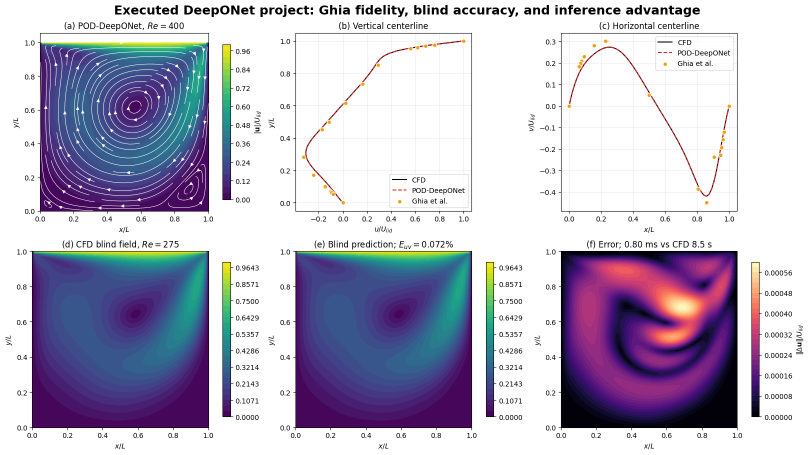
#> input picture results/pod_deeponet/pod_deeponet_ghia_validation.png, 1618 x 909 px (shown at 1/2 size)
$ python build_homepage_hero.py
#> lines starting #> are read from the running program, lines starting #| are printed output that depends on the picture
"""Build the FlowMLLab README hero from retained course results."""

from pathlib import Path

from PIL import Image, ImageDraw, ImageFont


ROOT = Path(__file__).resolve().parents[1]
OUT = ROOT / "assets" / "flowmllab_hero.png"
W, H = 1800, 680


def font(size: int, bold: bool = False) -> ImageFont.FreeTypeFont:
    name = "DejaVuSans-Bold.ttf" if bold else "DejaVuSans.ttf"
    return ImageFont.truetype(f"/usr/share/fonts/truetype/dejavu/{name}", size)


def cover(path: Path, size: tuple[int, int], crop: tuple[float, float, float, float]) -> Image.Image:
    image = Image.open(path).convert("RGB")
    x0, y0, x1, y1 = crop
    image = image.crop((int(x0 * image.width), int(y0 * image.height), int(x1 * image.width), int(y1 * image.height)))
    scale = max(size[0] / image.width, size[1] / image.height)
    image = image.resize((round(image.width * scale), round(image.height * scale)), Image.Resampling.LANCZOS)
    left = (image.width - size[0]) // 2
    top = (image.height - size[1]) // 2
    return image.crop((left, top, left + size[0], top + size[1]))


def card(canvas: Image.Image, x: int, title: str, subtitle: str, image: Image.Image) -> None:
    draw = ImageDraw.Draw(canvas)
    y, width, height = 286, 520, 302
    canvas.paste(image, (x, y))
    # Dark fade keeps labels readable over fields with very different color maps.
    fade = Image.new("RGBA", (width, 92), (8, 19, 38, 190))
    canvas.paste(fade, (x, y + height - 92), fade)
    draw.rounded_rectangle((x, y, x + width, y + height), radius=18, outline=(91, 199, 229), width=3)
    draw.text((x + 22, y + height - 78), title, font=font(27, True), fill="white")
    draw.text((x + 22, y + height - 42), subtitle, font=font(19), fill=(207, 232, 244))


def main() -> None:
    canvas = Image.new("RGB", (W, H), (7, 19, 38))
    draw = ImageDraw.Draw(canvas)

    # Subtle streamlines tie the three retained experiments together.
    for offset, color in [(0, (15, 78, 111)), (24, (10, 55, 86)), (48, (12, 43, 72))]:
        points = [(0, 210 + offset), (390, 160 + offset), (760, 230 + offset), (1170, 170 + offset), (1800, 220 + offset)]
        draw.line(points, fill=color, width=3)

    draw.text((80, 52), "FlowMLLab", font=font(72, True), fill=(255, 255, 255))
    draw.text((82, 143), "From flow physics to trustworthy machine learning", font=font(34), fill=(91, 199, 229))
    draw.text(
        (82, 202),
        "Reproducible solvers  •  transparent baselines  •  blind tests  •  physical validation",
        font=font(23),
        fill=(201, 218, 231),
    )

    cavity = cover(
        ROOT / "results/pod_deeponet/pod_deeponet_ghia_validation.png",
        (520, 302),
        (0.00, 0.00, 0.31, 0.52),
    )
    cylinder = cover(
        ROOT / "results/cylinder_phase/re095_phase_stable_poster.png",
        (520, 302),
        (0.02, 0.22, 0.34, 0.86),
    )
#> call 2 of cover, with size = (520, 302), crop = (0.02, 0.22, 0.34, 0.86)
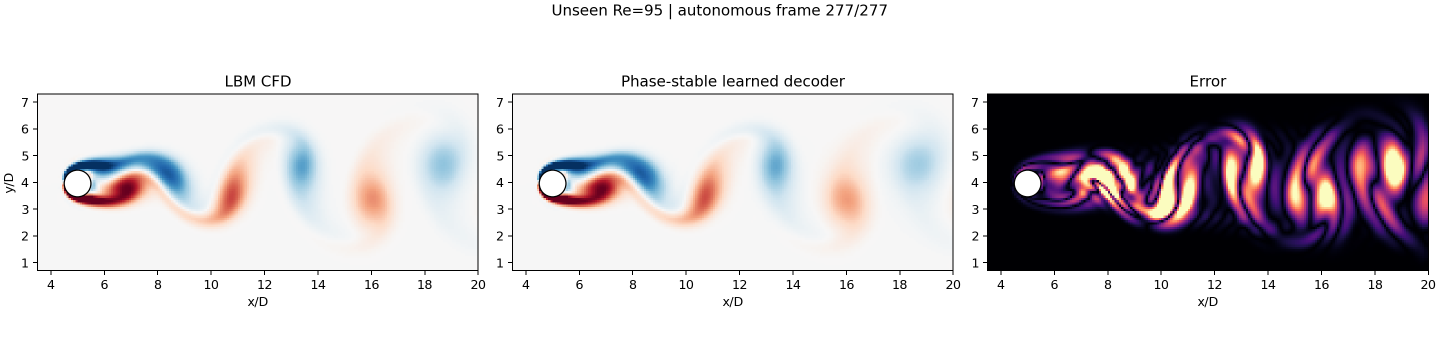
#> input picture results/cylinder_phase/re095_phase_stable_poster.png, 2880 x 684 px (shown at 1/2 size)
#> in cover (call 2), `image = image.crop((int(x0 * image.width), int(y0 * image.height), int..`:
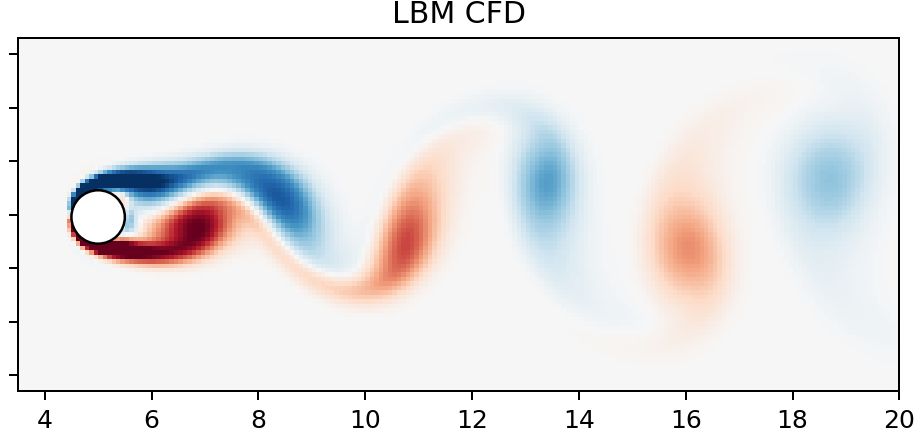
#> image: PIL image 922x438 RGB; mean R, G, B 234.5, 232.7, 233.3
    nozzle = cover(
        ROOT / "results/mahdavi_deeponet/nozzle_flowmllab/nozzle_back_pressure_P25_contours.png",
        (520, 302),
        (0.01, 0.13, 0.19, 0.57),
    )
#> call 3 of cover, with size = (520, 302), crop = (0.01, 0.13, 0.19, 0.57)
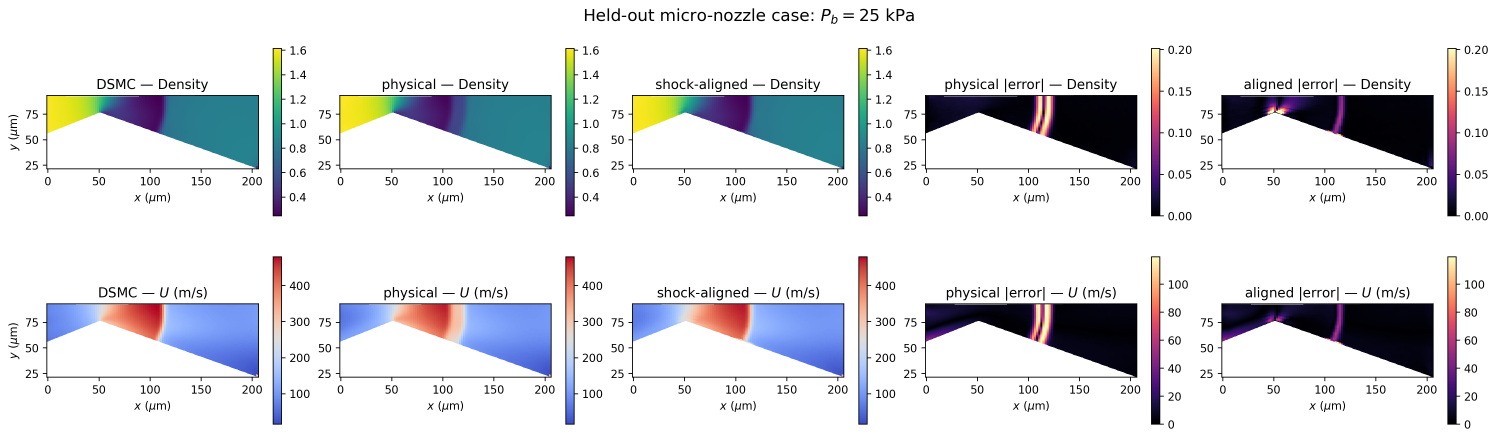
#> input picture results/mahdavi_deeponet/nozzle_flowmllab/nozzle_back_pressure_P25_contours.png, 4490 x 1316 px (shown at 1/3 size)
#> in cover (call 3), `image = image.resize((round(image.width * scale), round(image.height *..`:
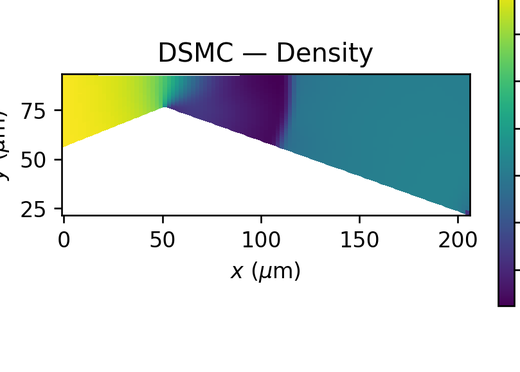
#> image: PIL image 520x372 RGB; mean R, G, B 213.9, 223.4, 222
#> in cover (call 3), `return image.crop((left, top, left + size[0], top + size[1]))`:
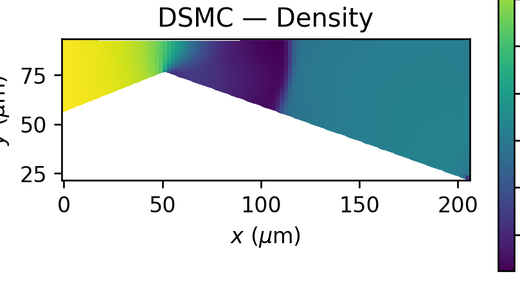
#> returned value: PIL image 520x302 RGB; mean R, G, B 204.8, 216.3, 215.2

    card(canvas, 80, "Cavity flow", "CFD + POD–DeepONet", cavity)
#> in card, `fade = Image.new("RGBA", (width, 92), (8, 19, 38, 190))`:
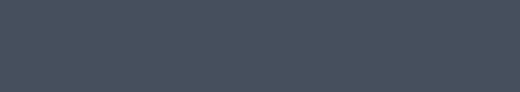
#> fade: PIL image 520x92 RGBA; mean R, G, B, A 8, 19, 38, 190; transparent parts drawn white
    card(canvas, 640, "Cylinder wake", "LBM + autonomous surrogate", cylinder)
    card(canvas, 1200, "Micro-nozzle", "DSMC + shock-aligned operator", nozzle)

    draw.text((80, 625), "Numerical foundations → scientific machine learning → evidence", font=font(22, True), fill=(241, 166, 73))
    draw.text((1396, 625), "MIE 690A  •  UMass Amherst", font=font(20), fill=(179, 199, 214))

    OUT.parent.mkdir(parents=True, exist_ok=True)
    canvas.save(OUT, optimize=True)
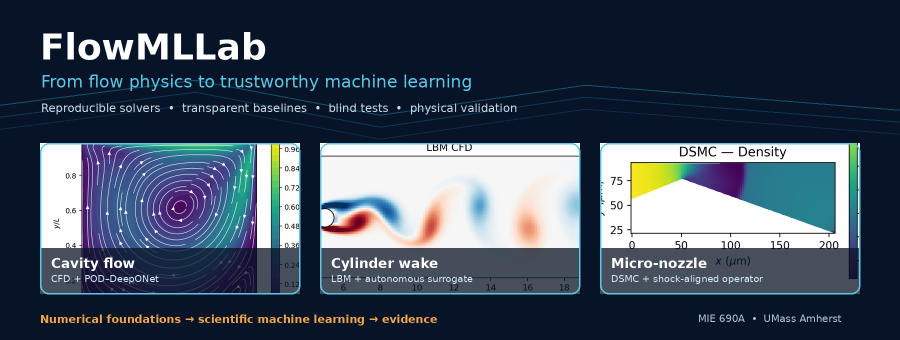
#> saved as flowmllab_hero.png: PIL image 1800x680 RGB (shown at 1/2 size); mean R, G, B 64.5, 77, 93


if __name__ == "__main__":
    main()
